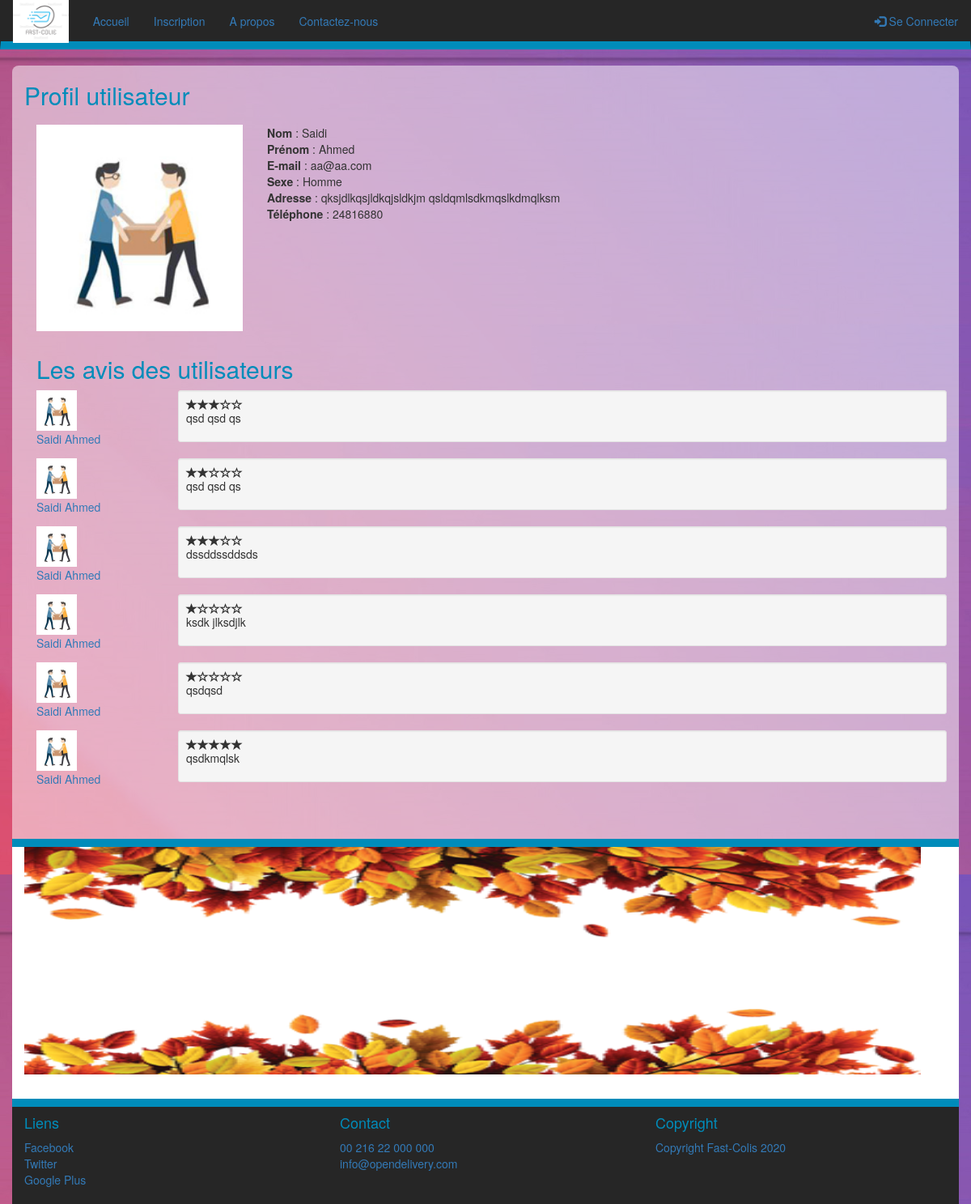
Page /profil_client.php?id_client=3 on the committed database.
### tables this page shows
CREATE TABLE IF NOT EXISTS `client` (
  `id` int(11) NOT NULL AUTO_INCREMENT,
  `email` varchar(255) NOT NULL,
  `mot_de_passe` varchar(255) NOT NULL,
  `photo` varchar(512) NOT NULL DEFAULT '',
  `cin` varchar(512) NOT NULL,
  `nom` varchar(255) NOT NULL,
  `prenom` varchar(255) NOT NULL,
  `naissance` date NOT NULL,
  `sexe` int(1) NOT NULL,
  `telephone` varchar(20) NOT NULL,
  `adresse` text NOT NULL,
  `active` int(1) NOT NULL DEFAULT '1',
  `date_creation` datetime NOT NULL DEFAULT CURRENT_TIMESTAMP,
  PRIMARY KEY (`id`),
  UNIQUE KEY `email` (`email`)
);

CREATE TABLE IF NOT EXISTS `avis` (
  `id` int(11) NOT NULL AUTO_INCREMENT,
  `id_client_source` int(11) NOT NULL,
  `note` int(1) NOT NULL,
  `texte` varchar(512) NOT NULL,
  `id_client_destinataire` int(11) NOT NULL,
  `date_creation` datetime NOT NULL DEFAULT CURRENT_TIMESTAMP,
  PRIMARY KEY (`id`),
  KEY `id_client_source` (`id_client_source`,`id_client_destinataire`),
  KEY `id_client_destinataire` (`id_client_destinataire`)
);

### include/client.php (called while the page is built, shortened)
<?php
function client_est_connecter() {
	return false ;
}
function client_recuperer_info_par_id($id) {
	$res = bd_exectuer_requete("SELECT * FROM client WHERE id=".$id);
	if ($res->num_rows > 0) {
		$res->data_seek(0);
    	$row = $res->fetch_assoc();
		return $row;
	}
	return null ;
}
?>

### include/bd.php (called while the page is built, shortened)
<?php
function bd_connecter(){
	$serveur = 'localhost' ;
	$utilisateur = 'root' ;
	$mot_de_passe = '' ;
	$nom_base = 'livraison';
	$mysqli = new mysqli($serveur, $utilisateur, $mot_de_passe, $nom_base );
	return $mysqli ;
}
function bd_exectuer_requete( $requete ){
	$mysqli = bd_connecter();
	return $mysqli->query($requete);
}
?>

### include/avis.php (called while the page is built, shortened)
<?php
function avis_recuprer_avis_utilisateur( $id_utilisateur){
	$res = bd_exectuer_requete("SELECT * FROM avis  WHERE id_client_destinataire = ".$id_utilisateur." order by date_creation DESC ");
	$tab_avis = [];
	for( $i = 0 ; $i<$res->num_rows; $i++ ) {
		$res->data_seek($i);
    	$row = $res->fetch_assoc();
    	$tab_avis[] = $row;
	}
	return $tab_avis ;
}
?>

### profil_client.php (the view, shortened to what this page needs)
<?php
	include_once 'include/bd.php';
	include_once 'include/client.php';
	include_once 'include/avis.php';
	$profil_client = client_recuperer_info_par_id($_GET['id_client']);
	$tableau_avis = avis_recuprer_avis_utilisateur($profil_client['id']);
	?>
<html>
	<head>
		<link rel="stylesheet" href="bootstrap/css/bootstrap.min.css">
		<link rel="stylesheet" href="css/style.css">
	</head>
<body>
	<nav class="navbar navbar">
	  <div class="container-fluid">
	    <div class="navbar-header">
	      <a class="navbar-brand" href="#"><img src="images/logo.png" class='logo-img'></a>
	    </div>
	    <ul class="nav navbar-nav">
			<li ><a href="index.php">Accueil</a></li>
			<?php if (!client_est_connecter()){ ?>
				<li><a href="inscription.php">Inscription</a></li>
			<?php } ?>
		    <li ><a href="apropos.php">A propos</a></li>
			<li><a href="contact.php">Contactez-nous</a></li>
		</ul>
	    <ul class="nav navbar-nav navbar-right">
	    	<?php if (client_est_connecter() ) { ?>
	      		<li><a href="login.php?deconnecter"><span class="glyphicon glyphicon glyphicon-log-out"></span> Se déconnecter</a></li>
	      	<?php } else {  ?>
	      		<li><a href="login.php"><span class="glyphicon glyphicon-log-in"></span> Se Connecter</a></li>
	      	<?php } ?>
	    </ul>
	  </div>
	</nav>
	<div class='container'>
		<div class='row'>
			<h2>Profil utilisateur </h2>
			<div class='col col-md-3'><img  width=100% src="<?=$profil_client['photo']?>" ></div>
			<div class='col col-md-9'>
				<b>Nom</b> : <?=$profil_client['nom']?> <br>
				<b>Prénom</b> : <?=$profil_client['prenom']?>  <br>
				<b>E-mail</b> : <?=$profil_client['email']?>  <br>
				<b>Sexe	</b> : <?=$profil_client['sexe'] == 0 ? 'Homme' : 'Femme' ?>  <br>
				<b>Adresse</b> : <?=$profil_client['adresse']?>  <br>
				<b>Téléphone</b> : <?=$profil_client['telephone']?>  <br>
			</div>
		</div>
			<h2>Les avis des utilisateurs</h2>
			<?php
			foreach ($tableau_avis  as $avis ) {
				$client_avis = client_recuperer_info_par_id($avis['id_client_source']) ;
				echo "<div class='row avis '>" ;
					echo "<a href='profil_client.php?id_client=".$client_avis['id']."'>";
					echo "<div class='col col-md-2 '> <img src='".$client_avis['photo']."' class='img-responsive '   width='50' height='50' >  ".$client_avis['nom']."&nbsp;".$client_avis['prenom']." </div>" ;
					echo "</a>";
					echo "<div class ='col col-md-10  well well-sm'>";
					for ($i=0; $i  < 5  ; $i++) {
						if (  $i >= $avis['note'] ) {
							echo '<span class="glyphicon glyphicon glyphicon-star-empty"> </span>';
						} else {
							echo '<span class="glyphicon glyphicon glyphicon-star"> </span>';
						}
					}
					echo "<p>   ".$avis['texte']." </b></p>";
					echo "</div>" ;
				echo "</div>" ;
			}
			?>
		<?php include_once "footer.php"; ?>
		</div>
</body>
</html>

### footer.php
<div  class="row prefooter"  >
	<div class='col col-md-3'><img src="images/foot.png" width="1108" height="281" /></div>
	<div class='col col-md-3'></div>
	<div class='col col-md-3'></div>
	<div class='col col-md-3'></div>
</div>
<div  class="row footer"  >
	<div class='col col-md-4'>
		<h4>Liens</h4>
		<a href='https://www.facebook.com/opendelivery' >Facebook</a><br>
		<a href='https://twitter.com/OpenDeliveryTn' >Twitter</a><br>
		<a href='https://plus.google.com/u/0/b/114987326501091190059/114987326501091190059/posts' >Google Plus</a><br><br>
	</div>
	<div class='col col-md-4'>
		<h4>Contact</h4>
		<a>00&nbsp;216&nbsp;22&nbsp;000&nbsp;000</a><br>
		<a>info@opendelivery.com</a><br>
	</div>
	<div class='col col-md-4'>
		<h4>Copyright</h4>
		<a>Copyright Fast-Colis 2020 </a><br>
	</div>
</div>

### css/style.css (style rules this page uses)
.navbar { background-color: #262626; border-bottom: 10px solid #008CBA ; border-radius: 0px !important; }
.logo-img { height: 55px; margin-top: -18px; }
h2,h1,h4,h3 { color : #008CBA; }
.container { background-color: rgba(255,255,255,0.5); padding-left: 30px; padding-right: 30px; border-radius: 8px; }
body { background-image: url('../images/bg.jpg'); background-attachment: fixed; }
.footer { background-color: #262626 !important; border-top : 10px solid #008CBA; margin-left: -30px; margin-right: -30px; }
.prefooter { border-top : 10px solid #008CBA; background-color: white; margin-right: -30px; margin-left: -30px; margin-top: 50px; padding-bottom: 30px; }
.prefooter > .col { text-align: center; }

### rows in the picture
client: photo (picture), nom "Saidi", prenom "Ahmed", email "aa@aa.com", adresse "qksjdlkqsjldkqjsldkjm qsldqmlsdkmqslkdmqlksm", telephone "24816880"
avis: id_client_source.photo (picture), id_client_source.nom "Saidi", id_client_source.prenom "Ahmed", note 3 (drawn), texte "qsd qsd qs"
avis: id_client_source.photo (picture), id_client_source.nom "Saidi", id_client_source.prenom "Ahmed", note 2 (drawn), texte "qsd qsd qs"
avis: id_client_source.photo (picture), id_client_source.nom "Saidi", id_client_source.prenom "Ahmed", note 3 (drawn), texte "dssddssddsds"
avis: id_client_source.photo (picture), id_client_source.nom "Saidi", id_client_source.prenom "Ahmed", note 1 (drawn), texte "ksdk jlksdjlk"
avis: id_client_source.photo (picture), id_client_source.nom "Saidi", id_client_source.prenom "Ahmed", note 1 (drawn), texte "qsdqsd"
avis: id_client_source.photo (picture), id_client_source.nom "Saidi", id_client_source.prenom "Ahmed", note 5 (drawn), texte "qsdkmqlsk"
